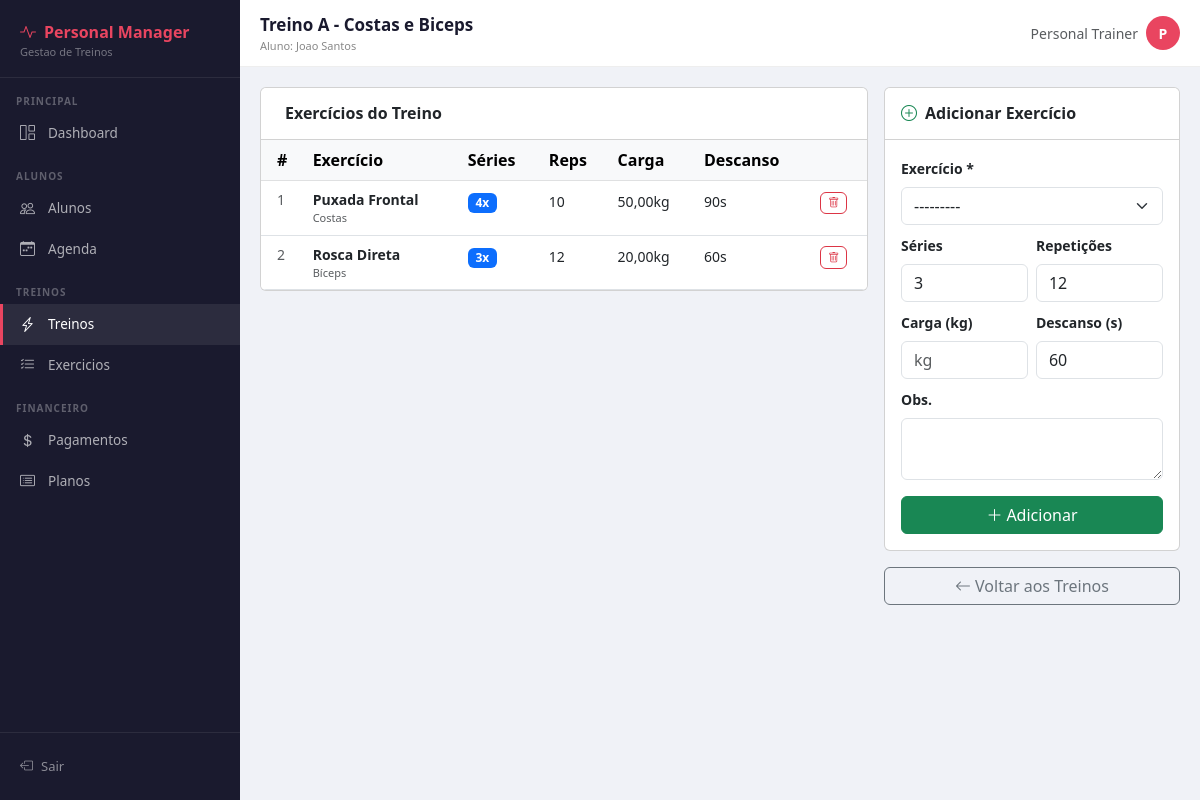
The app's page /treinos/6/ (signed in) with its own data.
### treinos/models.py (models this page shows, shortened)
class Treino(models.Model):
    aluno = models.ForeignKey(Aluno, on_delete=models.CASCADE, related_name='treinos')
    nome = models.CharField(max_length=100)
    descricao = models.TextField(blank=True)
    ativo = models.BooleanField(default=True)
    criado_em = models.DateTimeField(auto_now_add=True)
    atualizado_em = models.DateTimeField(auto_now=True)
    class Meta:
        verbose_name = 'Treino'
        verbose_name_plural = 'Treinos'
        ordering = ['nome']

class TreinoExercicio(models.Model):
    treino = models.ForeignKey(Treino, on_delete=models.CASCADE, related_name='exercicios')
    exercicio = models.ForeignKey(Exercicio, on_delete=models.CASCADE)
    series = models.PositiveIntegerField(default=3)
    repeticoes = models.CharField(max_length=20, default='12', help_text='Ex: 12 ou 8-12')
    carga = models.DecimalField(max_digits=5, decimal_places=2, null=True, blank=True, help_text='kg')
    descanso = models.PositiveIntegerField(default=60, help_text='segundos')
    observacoes = models.TextField(blank=True)
    ordem = models.PositiveIntegerField(default=0)
    class Meta:
        verbose_name = 'Exercício do Treino'
        verbose_name_plural = 'Exercícios do Treino'
        ordering = ['ordem']

class Exercicio(models.Model):
    GRUPO_CHOICES = [
        ('peito', 'Peito'),
        ('costas', 'Costas'),
        ('ombros', 'Ombros'),
        ('biceps', 'Bíceps'),
        ('triceps', 'Tríceps'),
        ('abdomen', 'Abdômen'),
        ('gluteos', 'Glúteos'),
        ('quadriceps', 'Quadríceps'),
        ('posterior', 'Posterior de coxa'),
        ('panturrilha', 'Panturrilha'),
        ('cardio', 'Cardio'),
        ('outros', 'Outros'),
    ]
    nome = models.CharField(max_length=100)
    grupo_muscular = models.CharField(max_length=20, choices=GRUPO_CHOICES, default='outros')
    descricao = models.TextField(blank=True)
    class Meta:
        verbose_name = 'Exercício'
        verbose_name_plural = 'Exercícios'
        ordering = ['nome']
    def __str__(self):
        return f'{self.nome} ({self.get_grupo_muscular_display()})'

### alunos/models.py (models this page shows, shortened)
class Aluno(models.Model):
    SEXO_CHOICES = [
        ('M', 'Masculino'),
        ('F', 'Feminino'),
        ('O', 'Outro'),
    ]
    usuario            = models.OneToOneField(User, on_delete=models.SET_NULL, null=True, blank=True)
    nome               = models.CharField(max_length=100)
    telefone           = models.CharField(max_length=20)
    email              = models.EmailField(unique=True)
    data_nascimento    = models.DateField(null=True, blank=True)
    sexo               = models.CharField(max_length=1, choices=SEXO_CHOICES, default='M')
    cep                = models.CharField(max_length=9, blank=True)
    logradouro         = models.CharField(max_length=200, blank=True)
    bairro             = models.CharField(max_length=100, blank=True)
    cidade             = models.CharField(max_length=100, blank=True)
    estado             = models.CharField(max_length=2, blank=True)
    objetivo           = models.TextField(blank=True)
    ativo              = models.BooleanField(default=True)
    aceite_lgpd        = models.BooleanField(default=False, verbose_name='Aceitou a LGPD')
    data_aceite_lgpd   = models.DateTimeField(null=True, blank=True, verbose_name='Data do aceite LGPD')
    criado_em          = models.DateTimeField(auto_now_add=True)
    atualizado_em      = models.DateTimeField(auto_now=True)
    class Meta:
        verbose_name        = 'Aluno'
        verbose_name_plural = 'Alunos'
        ordering            = ['nome']

### treinos/views.py (the view)
# urls.py: path('<int:pk>/', views.detalhe_treino, name='detalhe_treino'),
@login_required
def detalhe_treino(request, pk):
    treino            = get_object_or_404(Treino, pk=pk)
    exercicios_treino = treino.exercicios.all().select_related('exercicio')
    form              = TreinoExercicioForm()
    return render(request, 'treinos/detalhe.html', {
        'treino': treino,
        'exercicios_treino': exercicios_treino,
        'form': form,
    })

### treinos/forms.py (shortened to what this page needs)
class TreinoExercicioForm(forms.ModelForm):
    class Meta:
        model  = TreinoExercicio
        fields = ['exercicio', 'series', 'repeticoes', 'carga', 'descanso', 'observacoes']
        widgets = {
            'exercicio':   forms.Select(attrs={'class': 'form-select'}),
            'series':      forms.NumberInput(attrs={'class': 'form-control', 'min': '1', 'max': '20'}),
            'repeticoes':  forms.TextInput(attrs={'class': 'form-control', 'placeholder': 'Ex: 12 ou 8-12'}),
            'carga':       forms.NumberInput(attrs={'class': 'form-control', 'step': '0.5', 'placeholder': 'kg', 'min': '0'}),
            'descanso':    forms.NumberInput(attrs={'class': 'form-control', 'placeholder': 'segundos', 'min': '0', 'max': '600'}),
            'observacoes': forms.Textarea(attrs={'class': 'form-control', 'rows': 2}),
        }

### treinos/templates/treinos/detalhe.html (shortened to what this page needs)
{% extends 'core/base.html' %}
{% block page_title %}{{ treino.nome }}{% endblock %}
{% block page_subtitle %}Aluno: {{ treino.aluno.nome }}{% endblock %}
{% block content %}
<div class="row g-3">
  <div class="col-md-8">
    <div class="card">
      <div class="card-header bg-white py-3">
        <h6 class="mb-0 fw-bold">Exercícios do Treino</h6>
      </div>
      <div class="card-body p-0">
        <table class="table table-hover mb-0">
          <thead class="table-light">
            <tr>
              <th class="ps-3">#</th>
              <th>Exercício</th>
              <th>Séries</th>
              <th>Reps</th>
              <th>Carga</th>
              <th>Descanso</th>
              <th></th>
            </tr>
          </thead>
          <tbody>
            {% for te in exercicios_treino %}
            <tr>
              <td class="ps-3 text-muted small">{{ te.ordem }}</td>
              <td>
                <div class="fw-semibold small">{{ te.exercicio.nome }}</div>
                <div class="text-muted" style="font-size:11px;">{{ te.exercicio.get_grupo_muscular_display }}</div>
              </td>
              <td><span class="badge bg-primary">{{ te.series }}x</span></td>
              <td><span class="small">{{ te.repeticoes }}</span></td>
              <td><small>{% if te.carga %}{{ te.carga }}kg{% else %}-{% endif %}</small></td>
              <td><small>{{ te.descanso }}s</small></td>
              <td>
                <a href="{% url 'remover_exercicio_treino' treino.pk te.pk %}"
                   class="btn btn-xs btn-outline-danger" style="padding:2px 7px;font-size:11px;"
                   onclick="return confirm('Remover exercício?')">
                  <i class="bi bi-trash"></i>
                </a>
              </td>
            </tr>
            {% empty %}
            <tr>
              <td colspan="7" class="text-center text-muted py-4 small">
                Nenhum exercício adicionado ainda.
              </td>
            </tr>
            {% endfor %}
          </tbody>
        </table>
      </div>
    </div>
  </div>
  <div class="col-md-4">
    <div class="card">
      <div class="card-header bg-white py-3">
        <h6 class="mb-0 fw-bold"><i class="bi bi-plus-circle me-2 text-success"></i>Adicionar Exercício</h6>
      </div>
      <div class="card-body p-3">
        <form method="post" action="{% url 'adicionar_exercicio_treino' treino.pk %}">
          <div class="mb-2">
            <label class="form-label fw-semibold small">Exercício *</label>
            {{ form.exercicio }}
          </div>
          <div class="row g-2 mb-2">
            <div class="col-6">
              <label class="form-label fw-semibold small">Séries</label>
              {{ form.series }}
            </div>
            <div class="col-6">
              <label class="form-label fw-semibold small">Repetições</label>
              {{ form.repeticoes }}
            </div>
          </div>
          <div class="row g-2 mb-2">
            <div class="col-6">
              <label class="form-label fw-semibold small">Carga (kg)</label>
              {{ form.carga }}
            </div>
            <div class="col-6">
              <label class="form-label fw-semibold small">Descanso (s)</label>
              {{ form.descanso }}
            </div>
          </div>
          <div class="mb-3">
            <label class="form-label fw-semibold small">Obs.</label>
            {{ form.observacoes }}
          </div>
          <button type="submit" class="btn btn-success w-100">
            <i class="bi bi-plus-lg me-1"></i>Adicionar
          </button>
        </form>
      </div>
    </div>
    <div class="mt-3">
      <a href="{% url 'lista_treinos' %}" class="btn btn-outline-secondary w-100">
        <i class="bi bi-arrow-left me-1"></i>Voltar aos Treinos
      </a>
    </div>
  </div>
</div>
{% endblock %}

### core/templates/core/base.html (shortened to what this page needs)
<!DOCTYPE html>
<html lang="pt-br">
<head>
  <link href="https://cdn.jsdelivr.net/npm/bootstrap@5.3.0/dist/css/bootstrap.min.css" rel="stylesheet">
  <link href="https://cdn.jsdelivr.net/npm/bootstrap-icons@1.11.0/font/bootstrap-icons.css" rel="stylesheet">
</head>
<body>
<div class="sidebar" id="sidebar">
  <div class="sidebar-brand">
    <div class="brand-name"><i class="bi bi-activity me-2"></i>Personal Manager</div>
    <div class="brand-sub">Gestao de Treinos</div>
  </div>
  <div class="sidebar-section">Principal</div>
  <ul class="nav flex-column">
    <li class="nav-item">
      <a href="{% url 'dashboard' %}" class="{% if request.resolver_match.url_name == 'dashboard' %}active{% endif %}" onclick="closeSidebar()">
        <i class="bi bi-grid-1x2"></i> Dashboard
      </a>
    </li>
  </ul>
  <div class="sidebar-section">Alunos</div>
  <ul class="nav flex-column">
    <li class="nav-item">
      <a href="{% url 'lista_alunos' %}" class="{% if 'aluno' in request.resolver_match.url_name %}active{% endif %}" onclick="closeSidebar()">
        <i class="bi bi-people"></i> Alunos
      </a>
    </li>
    <li class="nav-item">
      <a href="{% url 'agenda_personal' %}" class="{% if 'agenda' in request.resolver_match.url_name %}active{% endif %}" onclick="closeSidebar()">
        <i class="bi bi-calendar-week"></i> Agenda
      </a>
    </li>
  </ul>
  <div class="sidebar-section">Treinos</div>
  <ul class="nav flex-column">
    <li class="nav-item">
      <a href="{% url 'lista_treinos' %}" class="{% if 'treino' in request.resolver_match.url_name %}active{% endif %}" onclick="closeSidebar()">
        <i class="bi bi-lightning-charge"></i> Treinos
      </a>
    </li>
    <li class="nav-item">
      <a href="{% url 'lista_exercicios' %}" class="{% if 'exercicio' in request.resolver_match.url_name %}active{% endif %}" onclick="closeSidebar()">
        <i class="bi bi-list-check"></i> Exercicios
      </a>
    </li>
  </ul>
  <div class="sidebar-section">Financeiro</div>
  <ul class="nav flex-column">
    <li class="nav-item">
      <a href="{% url 'lista_pagamentos' %}" class="{% if 'pagamento' in request.resolver_match.url_name %}active{% endif %}" onclick="closeSidebar()">
        <i class="bi bi-currency-dollar"></i> Pagamentos
      </a>
    </li>
    <li class="nav-item">
      <a href="{% url 'lista_planos' %}" class="{% if 'plano' in request.resolver_match.url_name %}active{% endif %}" onclick="closeSidebar()">
        <i class="bi bi-card-list"></i> Planos
      </a>
    </li>
  </ul>
  <div class="sidebar-footer">
    <a href="{% url 'logout' %}">
      <i class="bi bi-box-arrow-left"></i> Sair
    </a>
  </div>
</div>
<div class="main-content">
  <div class="topbar">
    <div class="d-flex align-items-center gap-2" style="min-width:0;">
      <div style="min-width:0;">
        <div class="page-title">{% block page_title %}{% endblock %}</div>
        <div class="page-subtitle">{% block page_subtitle %}{% endblock %}</div>
      </div>
    </div>
    <div class="d-flex align-items-center gap-2" style="flex-shrink:0;">
      <span class="text-muted small d-none d-md-inline">
        {{ request.user.get_full_name|default:request.user.username }}
      </span>
      <div class="rounded-circle d-flex align-items-center justify-content-center"
           style="width:34px;height:34px;background:var(--red);color:#fff;font-weight:700;font-size:14px;flex-shrink:0;">
        {{ request.user.username|first|upper }}
      </div>
    </div>
  </div>
  <div class="content-area">
    {% block content %}{% endblock %}
  </div>
</div>
</body>
</html>

### core/templates/core/base.html (style rules this page uses)
:root { --red: #e94560; --dark: #1a1a2e; --navy: #0f3460; --teal: #1abc9c; }
* { box-sizing: border-box; }
body { background: #f0f2f7; min-height: 100vh; overflow-x: hidden; }
.sidebar { width: 240px; min-height: 100vh; background: var(--dark); position: fixed; top: 0; left: 0; z-index: 1000; display: flex; flex-direction: column; transition: transform .3s ease; }
.sidebar-brand { padding: 20px 20px 16px; border-bottom: 1px solid rgba(255,255,255,.08); }
.sidebar-brand .brand-name { color: var(--red); font-weight: 700; font-size: 16px; white-space: nowrap; overflow: hidden; text-overflow: ellipsis; }
.sidebar-brand .brand-sub { color: rgba(255,255,255,.4); font-size: 11px; }
.sidebar-section { padding: 16px 16px 4px; font-size: 10px; font-weight: 700; letter-spacing: 1px; text-transform: uppercase; color: rgba(255,255,255,.3); }
.nav-item a { display: flex; align-items: center; gap: 10px; padding: 9px 20px; color: rgba(255,255,255,.65); text-decoration: none; font-size: 13.5px; transition: all .2s; white-space: nowrap; }
.nav-item a:hover, .nav-item a.active { color: #fff; background: rgba(255,255,255,.08); border-left: 3px solid var(--red); padding-left: 17px; }
.nav-item a i { font-size: 15px; width: 18px; flex-shrink: 0; }
.sidebar-footer { margin-top: auto; padding: 16px; border-top: 1px solid rgba(255,255,255,.08); }
.sidebar-footer a { display: flex; align-items: center; gap: 8px; color: rgba(255,255,255,.5); font-size: 13px; text-decoration: none; padding: 8px 4px; }
.main-content { margin-left: 240px; min-height: 100vh; min-width: 0; overflow-x: hidden; }
.topbar { background: #fff; padding: 12px 20px; border-bottom: 1px solid #eee; display: flex; align-items: center; justify-content: space-between; position: sticky; top: 0; z-index: 99; flex-wrap: wrap; gap: 8px; }
.topbar .page-title { font-weight: 700; font-size: 17px; color: var(--dark); white-space: nowrap; overflow: hidden; text-overflow: ellipsis; max-width: 60vw; }
.topbar .page-subtitle { font-size: 11px; color: #888; }
.content-area { padding: 20px; overflow-x: hidden; }
.table { min-width: 500px; }
.card { overflow: hidden; }

### records on screen
Treino: nome "Treino A - Costas e Biceps", aluno.nome "Joao Santos"
TreinoExercicio: ordem "1", exercicio.nome "Puxada Frontal", exercicio.grupo_muscular "Costas", series "4", repeticoes "10", carga "50,00", descanso "90"
TreinoExercicio: ordem "2", exercicio.nome "Rosca Direta", exercicio.grupo_muscular "Bíceps", series "3", repeticoes "12", carga "20,00", descanso "60"

### other values on screen
{{ request.user.get_full_name|default:request.user.username }} "Personal Trainer"
{{ request.user.username|first|upper }} "P"
